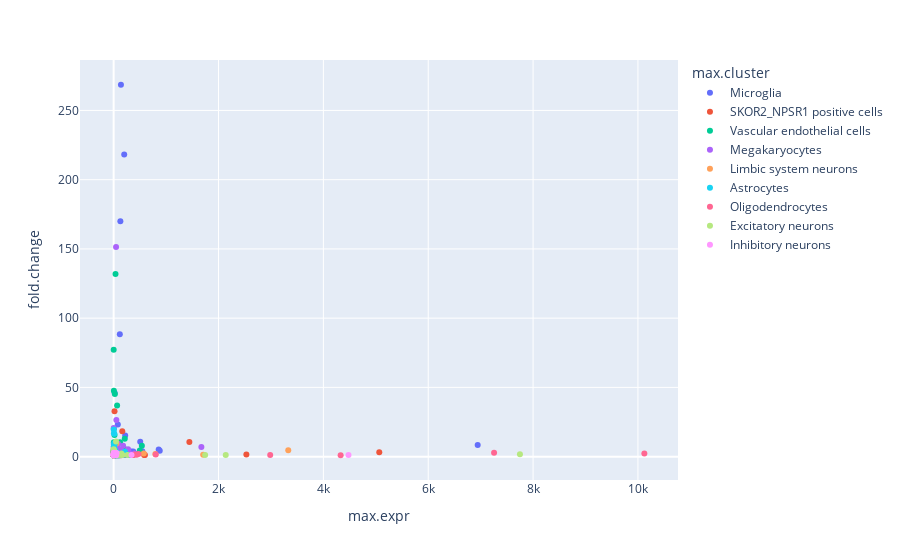

The notebook cell saved with this chart:
### Code cell
# Max value

#Filter first by cerebrum and cerebellum
exp_cerebr_cerebel=introgression_genesF[(introgression_genesF["OrganMax"]=="Cerebrum") | (introgression_genesF["OrganMax"]=="Cerebrum") | (introgression_genesF["OrganMax"]=="Cerebrum or Cerebellum")]
#Plotting using value of expression and fold change
fig = px.scatter(DE_gene_cellsF[(DE_gene_cellsF["organ"]=="Cerebrum") | (DE_gene_cellsF["organ"]=="Cerebrum")], x="max.expr", y="fold.change", color="max.cluster",
                 hover_name="gene_short_name")

fig.show()

### Figure 1 — Plotly figure (JSON) as saved in the notebook; plotly's stock layout.template omitted (floating-point values rounded to 4 significant figures)
{"data": [{"hovertemplate": "<b>%{hovertext}</b><br><br>max.cluster=Microglia<br>max.expr=%{x}<br>fold.change=%{y}<extra></extra>", "hovertext": ["'RP11-10H3.1'", "'TFEC'", "'CSF1'", "'SYT6'", "'DOCK4'", "'RAP1A'", "'LYN'", "'CPED1'", "'FAM102B'", "'CD53'", "'OLFML3'", "'ADORA3'", "'COG5'", "'RP4-543J13.1'", "'GBE1'", "'CAPZA1'", "'LYPLA1'", "'RP4-735C1.6'", "'STXBP3'", "'CAPZA2'", "'PIK3CG'", "'PLAG1'", "'RAB2A'", "'C7orf60'", "'PRPF38B'", "'DRAM2'", "'RP3-522D1.1'", "'ZNF277'", "'DENND2D'", "'TTF2'", "'RP11-159G9.5'", "'CEPT1'", "'GNAI3'", "'AC022182.1'", "'RP11-426L16.8'", "'NAA38'", "'PTPN22'", "'SLC25A24P1'", "'DOCK4-AS1'", "'ZNF717'", "'CLCC1'", "'CYB561D1'", "'RP5-1086K13.1'", "'BCAS2'", "'RP5-836N10.1'", "'AC003080.4'", "'C1orf162'", "'NAP1L4P1'", "'snoU13'", "'LINC00968'", "'RP11-30L15.6'", "'RP5-1073O3.2'", "'RP5-1065J22.8'", "'GSTM1'", "'LINC00971'", "'CTD-2339F6.1'", "'RP11-24P14.1'", "'CTD-3025N20.2'", "'ALG1L6P'"], "legendgroup": "Microglia", "marker": {"color": "#636efa", "symbol": "circle"}, "mode": "markers", "name": "Microglia", "orientation": "v", "showlegend": true, "type": "scatter", "x": [139.2, 201.5, 220.3, 506.8, 6944.0, 858.9, 879.5, 546.5, 336.4, 373.8, 264.0, 128.2, 423.8, 117.9, 224.2, 222.4, 185.4, 79.45, 108.6, 264.5, 62.63, 63.61, 352.9, 172.0, 100.3, 94.18, 42.51, 133.7, 19.57, 29.84, 139.9, 110.7, 73.79, 22.2, 15.56, 28.45, 12.74, 7.577, 9.122, 21.55, 56.53, 8.044, 3.165, 26.6, 2.936, 5.053, 7.441, 1.858, 4.072, 3.739, 2.417, 1.352, 2.677, 1.165, 0.8925, 0.6616, 1.0, 0.9622, 1.205], "xaxis": "x", "y": [268.6, 218.2, 15.3, 10.78, 8.386, 5.162, 4.175, 3.908, 3.776, 3.745, 1.12, 170.0, 1.87, 88.45, 3.031, 1.654, 1.861, 23.12, 1.419, 2.474, 1.012, 1.416, 1.134, 1.513, 1.639, 2.745, 2.111, 1.698, 45.9, 1.597, 1.579, 2.202, 1.228, 2.356, 3.047, 1.0, 5.628, 6.923, 3.836, 1.351, 1.102, 1.182, 3.57, 1.158, 9.21, 5.502, 2.556, 2.447, 4.609, 2.911, 1.741, 1.094, 1.077, 1.034, 1.172, 1.778, 1.559, 1.78, 1.528], "yaxis": "y"}, {"hovertemplate": "<b>%{hovertext}</b><br><br>max.cluster=SKOR2_NPSR1 positive cells<br>max.expr=%{x}<br>fold.change=%{y}<extra></extra>", "hovertext": ["'CTB-111H14.1'", "'CA8'", "'FOXP2'", "'IMMP2L'", "'CTTNBP2'", "'CADPS2'", "'LRRN3'", "'NRCAM'", "'MDFIC'", "'SLC22A15'", "'SLC6A17'", "'RP11-260O18.1'", "'CFTR'", "'RP11-17A4.2'", "'WNT16'", "'FAM3C'", "'UBXN2B'", "'SDR16C5'", "'NDUFA5'", "'RP11-458K10.1'", "'CTB-30L5.1'", "'RP5-1101C3.1'", "'GPR61'", "'CD101'", "'AC073071.1'", "'AKNAD1'", "'VAV3-AS1'", "'GSTM3'", "'RP11-359D24.1'", "'AC002463.3'", "'RP11-222O23.1'", "'RP5-1074L1.1'", "'AMIGO1'", "'PPP1R3A'", "'RP4-671G15.2'", "'AC068610.3'", "'RP11-552M11.8'", "'IMMP2L-IT1'", "'DCLRE1B'", "'AC068610.5'", "'AC073626.2'", "'ATXN7L2'", "'RP11-12L8.1'", "'CASQ2'", "'CTB-13F3.1'", "'snoU13'", "'RP5-884M6.1'", "'RP11-27K13.3'", "'RP11-90H3.1'", "'RP11-552M11.4'", "'RP11-96K19.4'", "'RP11-140I16.3'", "'AC000111.6'", "'MAB21L3'", "'RP11-6B4.1'", "'ASZ1'", "'CHIAP3'", "'snoU109'", "'RP11-61D3.1'", "'BCL2L15'"], "legendgroup": "SKOR2_NPSR1 positive cells", "marker": {"color": "#EF553B", "symbol": "circle"}, "mode": "markers", "name": "SKOR2_NPSR1 positive cells", "orientation": "v", "showlegend": true, "type": "scatter", "x": [164.8, 1444.0, 5066.0, 2532.0, 596.5, 371.1, 258.4, 581.8, 141.2, 91.31, 54.66, 33.98, 34.21, 25.81, 16.86, 93.45, 63.96, 12.13, 58.2, 7.046, 7.765, 8.476, 3.822, 9.423, 5.51, 35.22, 4.261, 19.46, 3.655, 4.344, 2.816, 5.504, 7.347, 2.865, 1.866, 1.235, 4.279, 2.226, 18.4, 1.637, 1.183, 5.664, 1.116, 2.062, 0.8808, 1.377, 0.626, 1.373, 0.6365, 2.636, 0.801, 1.48, 0.5134, 0.7803, 1.667, 0.5118, 0.3469, 0.3539, 0.1936, 1.592], "xaxis": "x", "y": [18.32, 10.55, 3.201, 1.62, 1.242, 1.203, 1.158, 1.124, 1.051, 1.044, 1.75, 2.505, 6.232, 3.037, 32.85, 1.5, 1.006, 2.305, 1.416, 3.537, 2.827, 1.305, 1.045, 1.085, 3.035, 1.113, 1.961, 1.253, 4.502, 2.685, 7.001, 1.212, 1.077, 1.401, 1.056, 1.132, 1.33, 1.299, 1.095, 1.391, 1.354, 1.037, 2.96, 2.108, 1.13, 1.287, 1.757, 1.105, 1.63, 1.044, 1.04, 1.062, 2.777, 3.039, 1.875, 1.256, 1.247, 1.082, 1.167, 1.151], "yaxis": "y"}, {"hovertemplate": "<b>%{hovertext}</b><br><br>max.cluster=Vascular endothelial cells<br>max.expr=%{x}<br>fold.change=%{y}<extra></extra>", "hovertext": ["'RHOC'", "'CAV2'", "'SLC16A1'", "'CAV1'", "'LAMB1'", "'RPS20'", "'TES'", "'SORT1'", "'SNAI2'", "'SDCBP'", "'BCAP29'", "'CSDE1'", "'SOX17'", "'TSPAN12'", "'SLC16A4'", "'PXDNL'", "'HBP1'", "'HIPK1'", "'HTR1F'", "'MOV10'", "'CTTNBP2NL'", "'RP11-56A10.1'", "'LAMTOR5'", "'KCNC4'", "'TBX15'", "'LINC00998'", "'TAF13'", "'PSMA5'", "'AC002066.1'", "'ATP5F1'", "'SIKE1'", "'SLC25A24'", "'TCEA1'", "'SARS'", "'NRAS'", "'TMEM167B'", "'RP11-53M11.3'", "'WDR77'", "'ZNF654'", "'CHMP2B'", "'DLD'", "'RP11-418J17.3'", "'MAN1A2'", "'CBLL1'", "'OVGP1'", "'ALX3'", "'U3'", "'RP1'", "'MRPL15'", "'PRMT6'", "'DNAJB9'", "'ING3'", "'RBM15'", "'RP4-773N10.4'", "'RP4-773N10.6'", "'LRIF1'", "'RP5-1180E21.5'", "'ST7-AS1'", "'RP11-770E5.1'", "'AC002467.7'", "'UBL4B'", "'RP11-47P18.1'", "'C3orf38'", "'RP11-736E3.1'", "'RP5-834N19.1'", "'RP11-246K15.1'", "'RP11-17A4.1'", "'RP11-16E18.3'", "'SLC26A3'", "'AC090186.1'"], "legendgroup": "Vascular endothelial cells", "marker": {"color": "#00cc96", "symbol": "circle"}, "mode": "markers", "name": "Vascular endothelial cells", "orientation": "v", "showlegend": true, "type": "scatter", "x": [212.3, 121.4, 538.3, 196.5, 499.3, 255.4, 94.69, 279.4, 65.85, 145.5, 143.9, 287.9, 35.65, 36.66, 58.3, 68.91, 68.37, 87.96, 23.41, 39.94, 157.6, 16.78, 43.16, 26.66, 16.96, 23.22, 34.19, 50.26, 19.1, 60.11, 44.99, 54.53, 53.71, 66.95, 31.05, 28.52, 4.7, 17.59, 27.75, 35.23, 43.7, 5.452, 219.5, 24.6, 6.96, 4.281, 3.75, 2.975, 15.24, 7.408, 14.98, 22.94, 11.11, 8.029, 1.948, 15.36, 6.777, 2.111, 14.7, 1.585, 0.761, 0.777, 27.36, 1.947, 0.6089, 0.4777, 0.5407, 1.37, 0.8197, 1.355], "xaxis": "x", "y": [12.86, 10.37, 7.81, 5.949, 4.513, 3.164, 2.424, 1.304, 36.9, 1.113, 1.365, 1.967, 131.9, 1.167, 6.879, 2.447, 1.419, 1.388, 45.18, 1.152, 1.374, 15.62, 3.568, 1.101, 9.227, 2.418, 1.854, 2.12, 1.557, 1.777, 2.443, 1.113, 1.063, 1.46, 2.347, 1.637, 47.63, 1.876, 1.534, 1.067, 1.627, 1.08, 1.113, 1.412, 1.098, 10.47, 3.64, 20.2, 1.268, 1.846, 1.228, 1.069, 1.477, 1.677, 2.705, 1.064, 1.001, 1.913, 1.139, 4.632, 77.1, 1.187, 1.003, 1.175, 1.797, 1.243, 1.839, 1.469, 1.074, 1.284], "yaxis": "y"}, {"hovertemplate": "<b>%{hovertext}</b><br><br>max.cluster=Megakaryocytes<br>max.expr=%{x}<br>fold.change=%{y}<extra></extra>", "hovertext": ["'PRKAR2B'", "'DENND2C'", "'LINC00966'", "'VAV3'", "'FAM212B'", "'CELSR2'", "'IFRD1'", "'AHCYL1'", "'CD58'", "'PTGFRN'", "'VANGL1'", "'IMPAD1'", "'RB1CC1'", "'RP11-284N8.3'", "'CGGBP1'", "'PHTF1'", "'FAM46C'", "'WARS2'", "'ATP6V1H'", "'CTA-360L10.1'", "'AC003088.1'", "'ATP1A1'", "'CCDC71L'", "'GSTM4'", "'THAP5'", "'PSRC1'", "'YTHDF3'", "'GDAP2'", "'KCNA3'", "'CHCHD7'", "'TRIM33'", "'TMEM168'", "'PNPLA8'", "'AMPD2'", "'ZNF697'", "'WDR3'", "'STRIP1'", "'RP11-328J2.1'", "'GNAT2'", "'RP11-96K19.2'", "'RP11-47P18.2'", "'AC002465.2'"], "legendgroup": "Megakaryocytes", "marker": {"color": "#ab63fa", "symbol": "circle"}, "mode": "markers", "name": "Megakaryocytes", "orientation": "v", "showlegend": true, "type": "scatter", "x": [1673.0, 254.4, 300.5, 311.0, 141.0, 166.7, 392.8, 273.0, 275.6, 114.9, 140.3, 92.17, 255.3, 180.4, 100.9, 101.9, 73.1, 53.51, 233.2, 18.15, 18.43, 83.04, 36.81, 13.1, 135.0, 24.2, 291.9, 92.24, 83.14, 66.17, 258.0, 138.6, 126.7, 52.74, 19.7, 83.31, 55.64, 51.82, 45.99, 1.272, 1.272, 2.155], "xaxis": "x", "y": [6.874, 2.64, 2.251, 1.305, 2.282, 1.116, 2.287, 2.273, 5.38, 1.676, 3.906, 1.215, 1.464, 7.922, 1.004, 1.357, 6.991, 1.111, 2.132, 1.782, 1.482, 1.3, 2.441, 1.096, 4.979, 2.429, 2.956, 1.247, 9.384, 5.224, 1.237, 1.334, 1.975, 3.482, 1.956, 3.712, 1.7, 26.54, 151.4, 1.046, 1.612, 20.63], "yaxis": "y"}, {"hovertemplate": "<b>%{hovertext}</b><br><br>max.cluster=Limbic system neurons<br>max.expr=%{x}<br>fold.change=%{y}<extra></extra>", "hovertext": ["'NTNG1'", "'RP11-32K4.1'", "'TOX'", "'XKR4'", "'TSPAN2'", "'OPRK1'", "'RP11-386G21.2'", "'NSMAF'", "'GGH'", "'RP4-663N10.1'", "'RP4-666F24.3'", "'RP11-579E24.2'", "'ENPP7P2'", "'RP11-31F15.2'", "'CTD-2026G6.3'", "'RP11-386G21.1'", "'ANKRD7'", "'NGF'", "'VTCN1'", "'RNU4-50P'", "'RP11-579E24.1'", "'RP11-162D9.3'", "'RP11-803B1.8'", "'WNT2'", "'PPM1J'", "'RP11-110G21.2'", "'TRIM45'", "'RP11-45K10.2'", "'FAM150A'", "'RP11-328K2.1'", "'DUS4L'", "'RP11-442A17.2'", "'AC068522.4'", "'RPS3AP15'", "'RP11-803B1.2'", "'FAM19A3'", "'LSMEM1'", "'CTD-3046C4.1'", "'CBX5P1'", "'RP11-354H21.1'", "'RP11-426L16.10'"], "legendgroup": "Limbic system neurons", "marker": {"color": "#FFA15A", "symbol": "circle"}, "mode": "markers", "name": "Limbic system neurons", "orientation": "v", "showlegend": true, "type": "scatter", "x": [3330.0, 574.6, 795.6, 1708.0, 84.31, 53.07, 19.59, 111.7, 56.84, 11.33, 12.92, 6.296, 15.64, 21.57, 7.906, 5.179, 4.956, 5.99, 6.301, 2.722, 2.074, 2.05, 7.126, 2.853, 3.0, 7.57, 5.624, 0.9705, 1.477, 2.201, 8.55, 0.9291, 1.29, 0.32, 0.9243, 0.2662, 3.426, 1.151, 0.3827, 0.1424, 0.3015], "xaxis": "x", "y": [4.677, 2.198, 1.829, 1.376, 1.395, 9.54, 1.207, 1.041, 1.67, 2.918, 2.436, 1.086, 2.056, 1.215, 1.516, 1.13, 1.188, 3.555, 3.671, 1.585, 2.45, 6.137, 1.302, 2.43, 1.545, 1.052, 1.081, 2.694, 1.563, 1.218, 1.03, 1.025, 1.093, 1.283, 1.137, 1.341, 1.124, 1.653, 1.593, 1.032, 4.613], "yaxis": "y"}, {"hovertemplate": "<b>%{hovertext}</b><br><br>max.cluster=Astrocytes<br>max.expr=%{x}<br>fold.change=%{y}<extra></extra>", "hovertext": ["'RGS20'", "'NOTCH2'", "'SPAG17'", "'MAGI3'", "'AASS'", "'PHGDH'", "'CYP7B1'", "'RP11-400K9.4'", "'IQUB'", "'TTPA'", "'ASPH'", "'PIFO'", "'EFCAB1'", "'RNU6-1331P'", "'WARS2-IT1'", "'ATP1A1OS'", "'RP11-1D12.1'", "'RP11-418J17.1'", "'RP5-1049N15.2'", "'C1orf194'", "'GSTM2'", "'RP11-110G21.1'", "'RP11-31F15.1'", "'ST7L'", "'GSTM5'", "'FAM86DP'", "'FEZF1-AS1'", "'RP5-1042I8.7'", "'FNDC7'", "'RP11-560I19.1'", "'RP11-25K19.1'", "'FEZF1'", "'RP11-1081M5.1'", "'RP11-188D8.1'", "'RP4-655J12.4'", "'AC005487.2'", "'AC004014.3'", "'RP11-520D19.2'", "'RP5-1073O3.7'", "'RP5-1065J22.4'", "'RP11-451B8.1'", "'RP11-1081M5.2'", "'RP11-659E9.4'", "'SYPL2'", "'RP11-512F24.1'", "'RP4-730K3.3'", "'RP5-1160K1.3'", "'LAMTOR5-AS1'", "'RP11-446E9.1'", "'LINC00622'", "'RP11-787D18.2'"], "legendgroup": "Astrocytes", "marker": {"color": "#19d3f3", "symbol": "circle"}, "mode": "markers", "name": "Astrocytes", "orientation": "v", "showlegend": true, "type": "scatter", "x": [213.7, 227.8, 125.8, 295.0, 118.8, 69.15, 116.9, 33.67, 32.15, 19.72, 137.6, 12.95, 14.88, 10.58, 10.5, 21.95, 25.68, 101.3, 5.873, 8.024, 11.42, 14.86, 82.17, 98.87, 8.206, 10.99, 3.138, 3.801, 2.499, 1.963, 4.872, 1.5, 1.187, 1.711, 2.898, 0.9088, 1.55, 1.289, 0.8283, 0.8496, 0.8162, 0.381, 0.5973, 0.5346, 0.3175, 0.4531, 0.8065, 7.382, 0.3623, 0.4699, 0.4831], "xaxis": "x", "y": [3.5, 2.161, 2.059, 1.176, 1.015, 2.851, 1.458, 3.318, 4.239, 9.114, 1.178, 16.54, 5.881, 4.842, 9.667, 1.071, 1.348, 1.355, 16.95, 7.132, 1.016, 1.094, 1.09, 1.071, 1.477, 1.232, 7.343, 1.392, 3.598, 19.64, 1.088, 3.025, 3.329, 2.421, 1.907, 3.536, 3.899, 1.114, 1.023, 1.779, 1.586, 1.988, 1.145, 2.865, 1.247, 1.184, 1.304, 1.128, 1.081, 2.303, 1.145], "yaxis": "y"}, {"hovertemplate": "<b>%{hovertext}</b><br><br>max.cluster=Oligodendrocytes<br>max.expr=%{x}<br>fold.change=%{y}<extra></extra>", "hovertext": ["'KCND2'", "'CADM2'", "'KCND3'", "'FAM110B'", "'GPSM2'", "'CHD7'", "'CNTN3'", "'SNTG1'", "'ST18'", "'PTPRZ1'", "'RP11-163N6.2'", "'KCNA2'", "'VGLL3'", "'RP4-797C5.2'", "'CADM2-AS1'", "'CADM2-AS2'", "'TGS1'", "'TMEM68'", "'LRIG2'", "'PRKRIRP2'", "'RP11-33I11.2'", "'RP11-88H9.2'", "'RP11-109P6.2'", "'RNU6-581P'", "'RP11-91I20.1'", "'RP11-759A9.1'", "'RP11-270C12.3'", "'RNU6-817P'", "'RP11-401N18.1'", "'RP4-773A18.4'", "'RP11-11C20.3'", "'RP11-388G22.1'", "'KCND3-IT1'", "'AL136376.1'", "'MIPEPP1'", "'RBMX2P3'", "'RPS3AP12'", "'SYCP1'"], "legendgroup": "Oligodendrocytes", "marker": {"color": "#FF6692", "symbol": "circle"}, "mode": "markers", "name": "Oligodendrocytes", "orientation": "v", "showlegend": true, "type": "scatter", "x": [7256.0, 10120.0, 473.3, 398.4, 144.0, 803.1, 439.3, 2986.0, 77.1, 4330.0, 96.28, 26.24, 9.199, 9.57, 11.18, 9.469, 53.1, 41.63, 67.93, 3.358, 1.561, 3.266, 1.952, 1.567, 1.862, 0.9264, 1.009, 0.8319, 0.8064, 1.623, 0.9665, 1.765, 0.755, 1.22, 0.8152, 0.8861, 1.713, 1.073], "xaxis": "x", "y": [2.89, 2.285, 1.979, 1.568, 1.525, 1.473, 1.429, 1.22, 1.195, 1.042, 1.312, 2.795, 1.288, 2.6, 1.947, 1.937, 1.309, 1.157, 1.207, 1.357, 1.256, 2.045, 3.651, 1.57, 2.622, 1.016, 1.733, 1.019, 1.41, 1.049, 1.015, 1.683, 3.579, 1.146, 1.778, 2.183, 1.306, 1.039], "yaxis": "y"}, {"hovertemplate": "<b>%{hovertext}</b><br><br>max.cluster=Excitatory neurons<br>max.expr=%{x}<br>fold.change=%{y}<extra></extra>", "hovertext": ["'KIAA1324'", "'ROBO2'", "'IGSF3'", "'EPHA3'", "'CLVS1'", "'NKAIN3'", "'SLC26A4'", "'WDR47'", "'BHLHE22'", "'GPR85'", "'GPR22'", "'RP11-513O17.2'", "'PCMTD1'", "'RP11-389O22.1'", "'SLC26A4-AS1'", "'MET'", "'RSBN1'", "'WNT2B'", "'RP11-21C4.1'", "'RP11-659E9.2'", "'AC004112.4'", "'RNU6-386P'", "'RP5-965F6.2'", "'SCARNA2'", "'RP11-379I19.1'", "'RP11-401H2.1'", "'AC003989.3'", "'SLC13A1'", "'RP4-753F5.1'", "'HSD3BP5'", "'RP11-648L3.2'", "'RP11-91I20.4'"], "legendgroup": "Excitatory neurons", "marker": {"color": "#B6E880", "symbol": "circle"}, "mode": "markers", "name": "Excitatory neurons", "orientation": "v", "showlegend": true, "type": "scatter", "x": [146.6, 7749.0, 145.2, 1745.0, 265.6, 2138.0, 45.03, 137.0, 52.72, 53.77, 30.3, 16.21, 170.0, 79.96, 7.629, 5.858, 63.64, 33.67, 2.521, 3.107, 8.733, 0.9973, 0.9417, 1.346, 0.6027, 0.365, 0.7828, 0.6404, 0.472, 0.3122, 3.688, 0.295], "xaxis": "x", "y": [2.226, 1.765, 1.495, 1.24, 1.186, 1.165, 10.89, 1.312, 1.115, 1.319, 3.252, 1.158, 1.12, 1.223, 4.086, 1.078, 1.108, 1.168, 4.658, 1.498, 1.052, 2.095, 1.057, 1.905, 5.305, 1.231, 1.129, 4.143, 1.184, 2.639, 1.014, 1.076], "yaxis": "y"}, {"hovertemplate": "<b>%{hovertext}</b><br><br>max.cluster=Inhibitory neurons<br>max.expr=%{x}<br>fold.change=%{y}<extra></extra>", "hovertext": ["'ROBO1'", "'ST7'", "'PENK'", "'NHLH2'", "'ST7-AS2'", "'ST7-OT4'", "'LAMB4'", "'HENMT1'", "'RP11-705O24.1'", "'AP4B1'", "'RP11-567J20.1'", "'RN7SL751P'", "'MYBPHL'", "'RP11-546K22.1'", "'DDX20'", "'RP5-1065J22.2'", "'RP5-1074L1.4'", "'RP11-159M11.2'", "'AC002543.2'", "'RP4-735C1.4'", "'CTA-363E19.2'", "'RP11-483I13.5'", "'AP4B1-AS1'", "'RP11-546K22.3'"], "legendgroup": "Inhibitory neurons", "marker": {"color": "#FF97FF", "symbol": "circle"}, "mode": "markers", "name": "Inhibitory neurons", "orientation": "v", "showlegend": true, "type": "scatter", "x": [4479.0, 340.9, 56.61, 8.348, 11.38, 46.61, 6.789, 6.394, 3.078, 12.21, 1.176, 1.521, 1.606, 2.116, 13.18, 0.59, 5.907, 0.4046, 0.556, 0.8525, 0.858, 0.5498, 1.954, 0.9925], "xaxis": "x", "y": [1.224, 1.109, 2.69, 1.576, 1.241, 1.019, 1.435, 1.115, 2.722, 1.063, 1.604, 1.406, 1.37, 1.378, 1.11, 1.211, 1.061, 1.645, 1.179, 1.552, 1.032, 1.144, 1.04, 1.48], "yaxis": "y"}], "layout": {"legend": {"title": {"text": "max.cluster"}, "tracegroupgap": 0}, "margin": {"t": 60}, "xaxis": {"anchor": "y", "domain": [0, 1], "title": {"text": "max.expr"}}, "yaxis": {"anchor": "x", "domain": [0, 1], "title": {"text": "fold.change"}}}}
